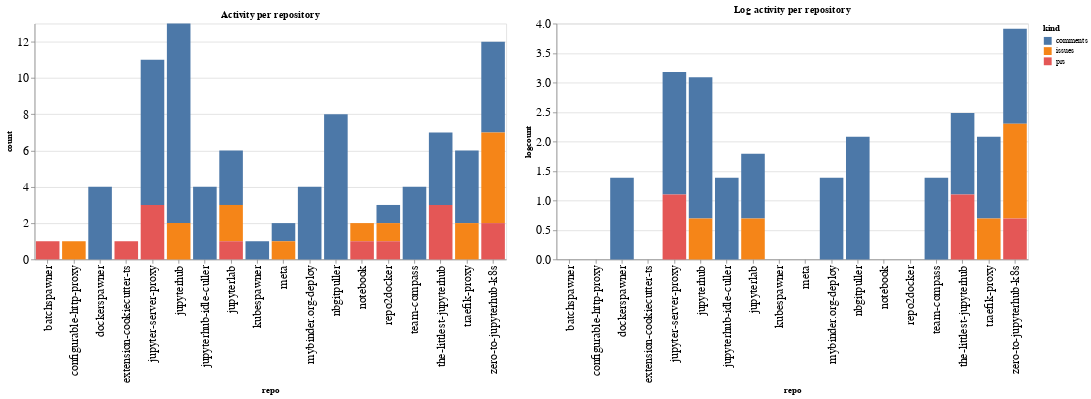

Here is the notebook cell this chart was saved with:
### Code cell
ch1 = alt.Chart(repo_summaries, width=600, title="Activity per repository").mark_bar().encode(
    x='repo',
    y='count',
    color='kind',
    tooltip="kind"
)

ch2 = alt.Chart(repo_summaries, width=600, title="Log activity per repository").mark_bar().encode(
    x='repo',
    y='logcount',
    color='kind',
    tooltip="kind"
)

ch1 | ch2

### Figure 1 — Vega-Lite specification as saved in the notebook (floating-point values rounded to 4 significant figures)
{"config": {"axisLeft": {"labelFontSize": 15}, "axisBottom": {"labelFontSize": 15}}, "hconcat": [{"mark": "bar", "encoding": {"color": {"type": "nominal", "field": "kind"}, "tooltip": {"type": "nominal", "field": "kind"}, "x": {"type": "nominal", "field": "repo"}, "y": {"type": "quantitative", "field": "count"}}, "title": "Activity per repository", "width": 600}, {"mark": "bar", "encoding": {"color": {"type": "nominal", "field": "kind"}, "tooltip": {"type": "nominal", "field": "kind"}, "x": {"type": "nominal", "field": "repo"}, "y": {"type": "quantitative", "field": "logcount"}}, "title": "Log activity per repository", "width": 600}], "data": {"name": "data-00ee00eba23546c4bba20e2f5b5002e4"}, "$schema": "https://vega.github.io/schema/vega-lite/v4.8.1.json", "datasets": {"data-00ee00eba23546c4bba20e2f5b5002e4": [{"repo": "batchspawner", "kind": "prs", "count": 1, "logcount": 0.0}, {"repo": "configurable-http-proxy", "kind": "issues", "count": 1, "logcount": 0.0}, {"repo": "dockerspawner", "kind": "comments", "count": 4, "logcount": 1.386}, {"repo": "extension-cookiecutter-ts", "kind": "prs", "count": 1, "logcount": 0.0}, {"repo": "jupyter-server-proxy", "kind": "comments", "count": 8, "logcount": 2.079}, {"repo": "jupyter-server-proxy", "kind": "prs", "count": 3, "logcount": 1.099}, {"repo": "jupyterhub", "kind": "comments", "count": 11, "logcount": 2.398}, {"repo": "jupyterhub", "kind": "issues", "count": 2, "logcount": 0.6931}, {"repo": "jupyterhub-idle-culler", "kind": "comments", "count": 4, "logcount": 1.386}, {"repo": "jupyterlab", "kind": "comments", "count": 3, "logcount": 1.099}, {"repo": "jupyterlab", "kind": "issues", "count": 2, "logcount": 0.6931}, {"repo": "jupyterlab", "kind": "prs", "count": 1, "logcount": 0.0}, {"repo": "kubespawner", "kind": "comments", "count": 1, "logcount": 0.0}, {"repo": "meta", "kind": "comments", "count": 1, "logcount": 0.0}, {"repo": "meta", "kind": "issues", "count": 1, "logcount": 0.0}, {"repo": "mybinder.org-deploy", "kind": "comments", "count": 4, "logcount": 1.386}, {"repo": "nbgitpuller", "kind": "comments", "count": 8, "logcount": 2.079}, {"repo": "notebook", "kind": "issues", "count": 1, "logcount": 0.0}, {"repo": "notebook", "kind": "prs", "count": 1, "logcount": 0.0}, {"repo": "repo2docker", "kind": "comments", "count": 1, "logcount": 0.0}, {"repo": "repo2docker", "kind": "issues", "count": 1, "logcount": 0.0}, {"repo": "repo2docker", "kind": "prs", "count": 1, "logcount": 0.0}, {"repo": "team-compass", "kind": "comments", "count": 4, "logcount": 1.386}, {"repo": "the-littlest-jupyterhub", "kind": "comments", "count": 4, "logcount": 1.386}, {"repo": "the-littlest-jupyterhub", "kind": "prs", "count": 3, "logcount": 1.099}, {"repo": "traefik-proxy", "kind": "comments", "count": 4, "logcount": 1.386}, {"repo": "traefik-proxy", "kind": "issues", "count": 2, "logcount": 0.6931}, {"repo": "zero-to-jupyterhub-k8s", "kind": "comments", "count": 5, "logcount": 1.609}, {"repo": "zero-to-jupyterhub-k8s", "kind": "issues", "count": 5, "logcount": 1.609}, {"repo": "zero-to-jupyterhub-k8s", "kind": "prs", "count": 2, "logcount": 0.6931}]}}
